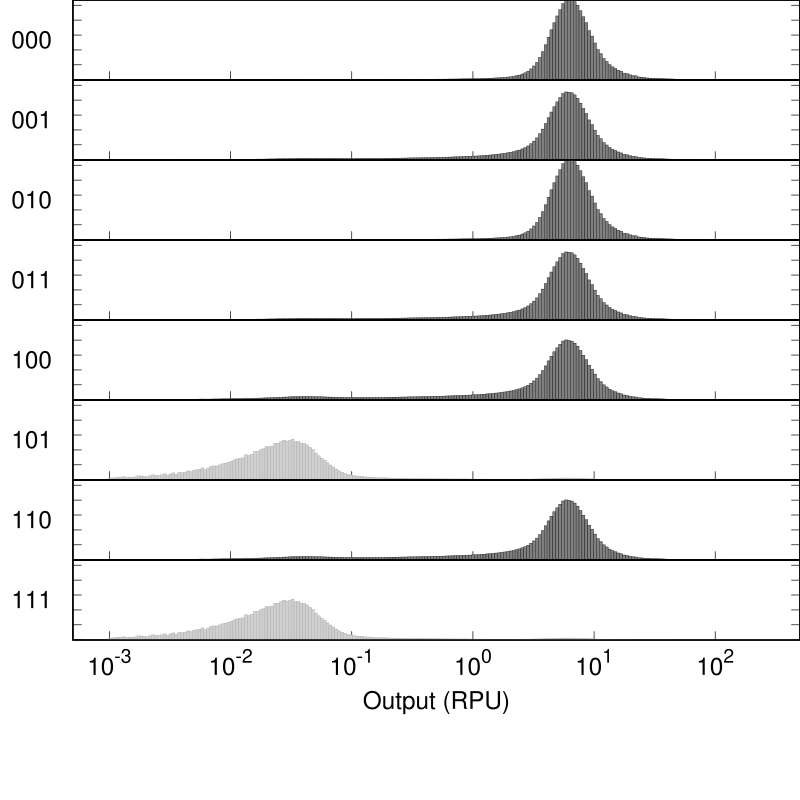

Source code (gnuplot):
set output "demo_abstract0xFE_002_A000_P3_PhlF_gate.eps"
set terminal postscript  eps  enhanced color "Helvetica, 35" size 8,8
reset
set xtics nomirror
set tics scale 2
set logscale x
set format y "" 
set format x "" 
set xtics (0.001, 0.01, 0.1, 0, 1, 10, 100)
set ytics 0.01
set border 15 lw 2
set lmargin 5
set bmargin 0
set rmargin 0
set tmargin 0
max=500 #max value
min=0.0005 #min value
set xrange [min:max]
set yrange [-0.0002:0.0534979]
set style fill solid 0.5 #fillstyle
set multiplot layout 10,1 rowsfirst
set ylabel "000" rotate by 0
plot "demo_abstract0xFE_002_A000_P3_PhlF_gate.txt" u (10**$1):2 w boxes lc rgb "black" notitle
set ylabel "001" rotate by 0
plot "demo_abstract0xFE_002_A000_P3_PhlF_gate.txt" u (10**$1):3 w boxes lc rgb "black" notitle
set ylabel "010" rotate by 0
plot "demo_abstract0xFE_002_A000_P3_PhlF_gate.txt" u (10**$1):4 w boxes lc rgb "black" notitle
set ylabel "011" rotate by 0
plot "demo_abstract0xFE_002_A000_P3_PhlF_gate.txt" u (10**$1):5 w boxes lc rgb "black" notitle
set ylabel "100" rotate by 0
plot "demo_abstract0xFE_002_A000_P3_PhlF_gate.txt" u (10**$1):6 w boxes lc rgb "black" notitle
set ylabel "101" rotate by 0
plot "demo_abstract0xFE_002_A000_P3_PhlF_gate.txt" u (10**$1):7 w boxes lc rgb "dark-gray" notitle
set ylabel "110" rotate by 0
plot "demo_abstract0xFE_002_A000_P3_PhlF_gate.txt" u (10**$1):8 w boxes lc rgb "black" notitle
set ylabel "111" rotate by 0
set format x "10^{%T}" 
set xlabel "Output (RPU)" 
plot "demo_abstract0xFE_002_A000_P3_PhlF_gate.txt" u (10**$1):9 w boxes lc rgb "dark-gray" notitle
unset multiplot
